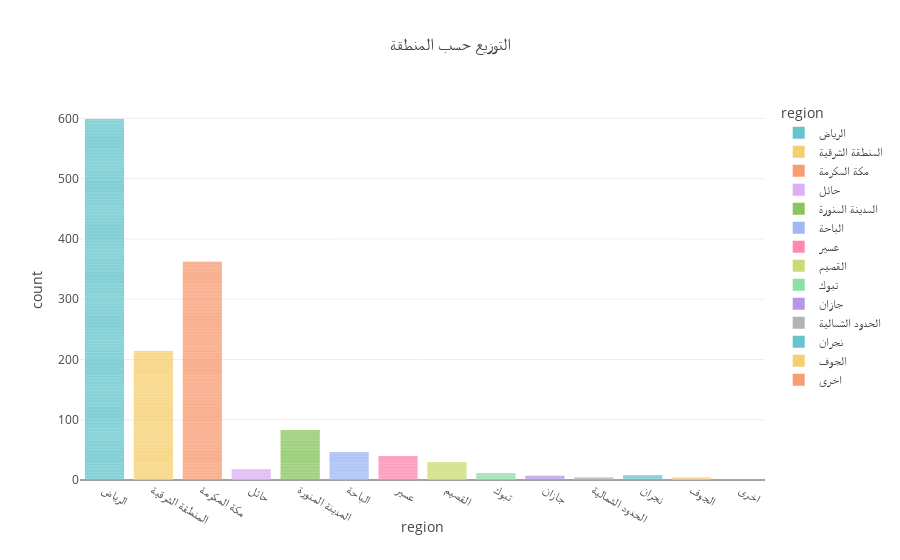

This figure's notebook cell:
### Code cell
fig = px.bar(
    jops, 
    x='region',  
    color="region",
    title="التوزيع حسب المنطقة",
    color_discrete_sequence=px.colors.qualitative.Pastel,  )
fig.show()

### Figure 1 — Plotly figure (JSON) as saved in the notebook; plotly's stock layout.template omitted (floating-point values rounded to 4 significant figures; data arrays with more than 128 entries replaced by an {"elided": "..."} marker saying what was removed)
{"data": [{"hovertemplate": "region=%{x}<br>count=%{y}<extra></extra>", "legendgroup": "الرياض", "marker": {"color": "rgb(102, 197, 204)", "pattern": {"shape": ""}}, "name": "الرياض", "orientation": "v", "showlegend": true, "textposition": "auto", "type": "bar", "x": {"elided": "599 str values"}, "xaxis": "x", "y": {"elided": "599 int values"}, "yaxis": "y"}, {"hovertemplate": "region=%{x}<br>count=%{y}<extra></extra>", "legendgroup": "المنطقة الشرقية", "marker": {"color": "rgb(246, 207, 113)", "pattern": {"shape": ""}}, "name": "المنطقة الشرقية", "orientation": "v", "showlegend": true, "textposition": "auto", "type": "bar", "x": {"elided": "214 str values"}, "xaxis": "x", "y": {"elided": "214 int values"}, "yaxis": "y"}, {"hovertemplate": "region=%{x}<br>count=%{y}<extra></extra>", "legendgroup": "مكة المكرمة", "marker": {"color": "rgb(248, 156, 116)", "pattern": {"shape": ""}}, "name": "مكة المكرمة", "orientation": "v", "showlegend": true, "textposition": "auto", "type": "bar", "x": {"elided": "362 str values"}, "xaxis": "x", "y": {"elided": "362 int values"}, "yaxis": "y"}, {"hovertemplate": "region=%{x}<br>count=%{y}<extra></extra>", "legendgroup": "حائل", "marker": {"color": "rgb(220, 176, 242)", "pattern": {"shape": ""}}, "name": "حائل", "orientation": "v", "showlegend": true, "textposition": "auto", "type": "bar", "x": ["حائل", "حائل", "حائل", "حائل", "حائل", "حائل", "حائل", "حائل", "حائل", "حائل", "حائل", "حائل", "حائل", "حائل", "حائل", "حائل", "حائل", "حائل"], "xaxis": "x", "y": [1, 1, 1, 1, 1, 1, 1, 1, 1, 1, 1, 1, 1, 1, 1, 1, 1, 1], "yaxis": "y"}, {"hovertemplate": "region=%{x}<br>count=%{y}<extra></extra>", "legendgroup": "المدينة المنورة", "marker": {"color": "rgb(135, 197, 95)", "pattern": {"shape": ""}}, "name": "المدينة المنورة", "orientation": "v", "showlegend": true, "textposition": "auto", "type": "bar", "x": ["المدينة المنورة", "المدينة المنورة", "المدينة المنورة", "المدينة المنورة", "المدينة المنورة", "المدينة المنورة", "المدينة المنورة", "المدينة المنورة", "المدينة المنورة", "المدينة المنورة", "المدينة المنورة", "المدينة المنورة", "المدينة المنورة", "المدينة المنورة", "المدينة المنورة", "المدينة المنورة", "المدينة المنورة", "المدينة المنورة", "المدينة المنورة", "المدينة المنورة", "المدينة المنورة", "المدينة المنورة", "المدينة المنورة", "المدينة المنورة", "المدينة المنورة", "المدينة المنورة", "المدينة المنورة", "المدينة المنورة", "المدينة المنورة", "المدينة المنورة", "المدينة المنورة", "المدينة المنورة", "المدينة المنورة", "المدينة المنورة", "المدينة المنورة", "المدينة المنورة", "المدينة المنورة", "المدينة المنورة", "المدينة المنورة", "المدينة المنورة", "المدينة المنورة", "المدينة المنورة", "المدينة المنورة", "المدينة المنورة", "المدينة المنورة", "المدينة المنورة", "المدينة المنورة", "المدينة المنورة", "المدينة المنورة", "المدينة المنورة", "المدينة المنورة", "المدينة المنورة", "المدينة المنورة", "المدينة المنورة", "المدينة المنورة", "المدينة المنورة", "المدينة المنورة", "المدينة المنورة", "المدينة المنورة", "المدينة المنورة", "المدينة المنورة", "المدينة المنورة", "المدينة المنورة", "المدينة المنورة", "المدينة المنورة", "المدينة المنورة", "المدينة المنورة", "المدينة المنورة", "المدينة المنورة", "المدينة المنورة", "المدينة المنورة", "المدينة المنورة", "المدينة المنورة", "المدينة المنورة", "المدينة المنورة", "المدينة المنورة", "المدينة المنورة", "المدينة المنورة", "المدينة المنورة", "المدينة المنورة", "المدينة المنورة", "المدينة المنورة", "المدينة المنورة"], "xaxis": "x", "y": [1, 1, 1, 1, 1, 1, 1, 1, 1, 1, 1, 1, 1, 1, 1, 1, 1, 1, 1, 1, 1, 1, 1, 1, 1, 1, 1, 1, 1, 1, 1, 1, 1, 1, 1, 1, 1, 1, 1, 1, 1, 1, 1, 1, 1, 1, 1, 1, 1, 1, 1, 1, 1, 1, 1, 1, 1, 1, 1, 1, 1, 1, 1, 1, 1, 1, 1, 1, 1, 1, 1, 1, 1, 1, 1, 1, 1, 1, 1, 1, 1, 1, 1], "yaxis": "y"}, {"hovertemplate": "region=%{x}<br>count=%{y}<extra></extra>", "legendgroup": "الباحة", "marker": {"color": "rgb(158, 185, 243)", "pattern": {"shape": ""}}, "name": "الباحة", "orientation": "v", "showlegend": true, "textposition": "auto", "type": "bar", "x": ["الباحة", "الباحة", "الباحة", "الباحة", "الباحة", "الباحة", "الباحة", "الباحة", "الباحة", "الباحة", "الباحة", "الباحة", "الباحة", "الباحة", "الباحة", "الباحة", "الباحة", "الباحة", "الباحة", "الباحة", "الباحة", "الباحة", "الباحة", "الباحة", "الباحة", "الباحة", "الباحة", "الباحة", "الباحة", "الباحة", "الباحة", "الباحة", "الباحة", "الباحة", "الباحة", "الباحة", "الباحة", "الباحة", "الباحة", "الباحة", "الباحة", "الباحة", "الباحة", "الباحة", "الباحة", "الباحة"], "xaxis": "x", "y": [1, 1, 1, 1, 1, 1, 1, 1, 1, 1, 1, 1, 1, 1, 1, 1, 1, 1, 1, 1, 1, 1, 1, 1, 1, 1, 1, 1, 1, 1, 1, 1, 1, 1, 1, 1, 1, 1, 1, 1, 1, 1, 1, 1, 1, 1], "yaxis": "y"}, {"hovertemplate": "region=%{x}<br>count=%{y}<extra></extra>", "legendgroup": "عسير", "marker": {"color": "rgb(254, 136, 177)", "pattern": {"shape": ""}}, "name": "عسير", "orientation": "v", "showlegend": true, "textposition": "auto", "type": "bar", "x": ["عسير", "عسير", "عسير", "عسير", "عسير", "عسير", "عسير", "عسير", "عسير", "عسير", "عسير", "عسير", "عسير", "عسير", "عسير", "عسير", "عسير", "عسير", "عسير", "عسير", "عسير", "عسير", "عسير", "عسير", "عسير", "عسير", "عسير", "عسير", "عسير", "عسير", "عسير", "عسير", "عسير", "عسير", "عسير", "عسير", "عسير", "عسير", "عسير", "عسير"], "xaxis": "x", "y": [1, 1, 1, 1, 1, 1, 1, 1, 1, 1, 1, 1, 1, 1, 1, 1, 1, 1, 1, 1, 1, 1, 1, 1, 1, 1, 1, 1, 1, 1, 1, 1, 1, 1, 1, 1, 1, 1, 1, 1], "yaxis": "y"}, {"hovertemplate": "region=%{x}<br>count=%{y}<extra></extra>", "legendgroup": "القصيم", "marker": {"color": "rgb(201, 219, 116)", "pattern": {"shape": ""}}, "name": "القصيم", "orientation": "v", "showlegend": true, "textposition": "auto", "type": "bar", "x": ["القصيم", "القصيم", "القصيم", "القصيم", "القصيم", "القصيم", "القصيم", "القصيم", "القصيم", "القصيم", "القصيم", "القصيم", "القصيم", "القصيم", "القصيم", "القصيم", "القصيم", "القصيم", "القصيم", "القصيم", "القصيم", "القصيم", "القصيم", "القصيم", "القصيم", "القصيم", "القصيم", "القصيم", "القصيم", "القصيم"], "xaxis": "x", "y": [1, 1, 1, 1, 1, 1, 1, 1, 1, 1, 1, 1, 1, 1, 1, 1, 1, 1, 1, 1, 1, 1, 1, 1, 1, 1, 1, 1, 1, 1], "yaxis": "y"}, {"hovertemplate": "region=%{x}<br>count=%{y}<extra></extra>", "legendgroup": "تبوك", "marker": {"color": "rgb(139, 224, 164)", "pattern": {"shape": ""}}, "name": "تبوك", "orientation": "v", "showlegend": true, "textposition": "auto", "type": "bar", "x": ["تبوك", "تبوك", "تبوك", "تبوك", "تبوك", "تبوك", "تبوك", "تبوك", "تبوك", "تبوك", "تبوك"], "xaxis": "x", "y": [1, 1, 1, 1, 1, 1, 1, 1, 1, 1, 1], "yaxis": "y"}, {"hovertemplate": "region=%{x}<br>count=%{y}<extra></extra>", "legendgroup": "جازان", "marker": {"color": "rgb(180, 151, 231)", "pattern": {"shape": ""}}, "name": "جازان", "orientation": "v", "showlegend": true, "textposition": "auto", "type": "bar", "x": ["جازان", "جازان", "جازان", "جازان", "جازان", "جازان", "جازان"], "xaxis": "x", "y": [1, 1, 1, 1, 1, 1, 1], "yaxis": "y"}, {"hovertemplate": "region=%{x}<br>count=%{y}<extra></extra>", "legendgroup": "الحدود الشمالية", "marker": {"color": "rgb(179, 179, 179)", "pattern": {"shape": ""}}, "name": "الحدود الشمالية", "orientation": "v", "showlegend": true, "textposition": "auto", "type": "bar", "x": ["الحدود الشمالية", "الحدود الشمالية", "الحدود الشمالية", "الحدود الشمالية"], "xaxis": "x", "y": [1, 1, 1, 1], "yaxis": "y"}, {"hovertemplate": "region=%{x}<br>count=%{y}<extra></extra>", "legendgroup": "نجران", "marker": {"color": "rgb(102, 197, 204)", "pattern": {"shape": ""}}, "name": "نجران", "orientation": "v", "showlegend": true, "textposition": "auto", "type": "bar", "x": ["نجران", "نجران", "نجران", "نجران", "نجران", "نجران", "نجران", "نجران"], "xaxis": "x", "y": [1, 1, 1, 1, 1, 1, 1, 1], "yaxis": "y"}, {"hovertemplate": "region=%{x}<br>count=%{y}<extra></extra>", "legendgroup": "الجوف", "marker": {"color": "rgb(246, 207, 113)", "pattern": {"shape": ""}}, "name": "الجوف", "orientation": "v", "showlegend": true, "textposition": "auto", "type": "bar", "x": ["الجوف", "الجوف", "الجوف", "الجوف"], "xaxis": "x", "y": [1, 1, 1, 1], "yaxis": "y"}, {"hovertemplate": "region=%{x}<br>count=%{y}<extra></extra>", "legendgroup": "اخرى", "marker": {"color": "rgb(248, 156, 116)", "pattern": {"shape": ""}}, "name": "اخرى", "orientation": "v", "showlegend": true, "textposition": "auto", "type": "bar", "x": ["اخرى"], "xaxis": "x", "y": [1], "yaxis": "y"}], "layout": {"barmode": "relative", "legend": {"title": {"text": "region"}, "tracegroupgap": 0}, "title": {"text": "التوزيع حسب المنطقة"}, "xaxis": {"anchor": "y", "categoryarray": ["الرياض", "المنطقة الشرقية", "مكة المكرمة", "حائل", "المدينة المنورة", "الباحة", "عسير", "القصيم", "تبوك", "جازان", "الحدود الشمالية", "نجران", "الجوف", "اخرى"], "categoryorder": "array", "domain": [0, 1], "title": {"text": "region"}}, "yaxis": {"anchor": "x", "domain": [0, 1], "title": {"text": "count"}}}}
